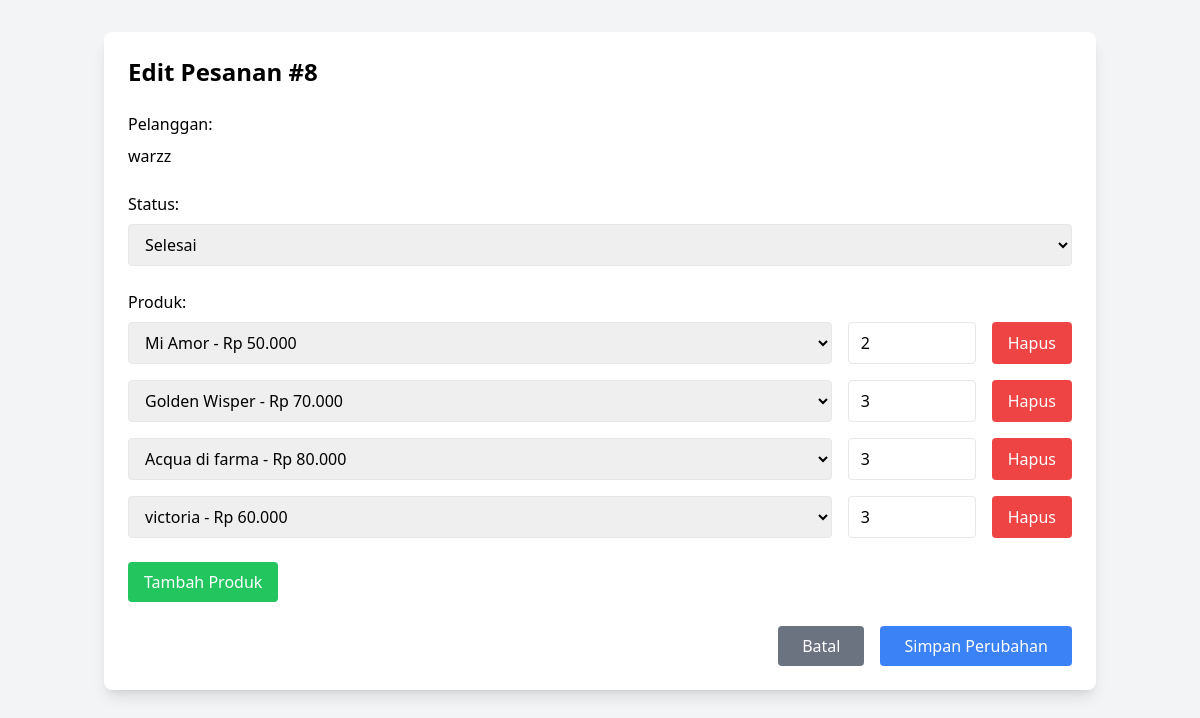
The app's page /admin/edit_pesanan.php?id=8 (signed in) with its own data.
### tables this page shows
CREATE TABLE `pesanan` (
  `id` int(11) NOT NULL,
  `user_id` int(11) NOT NULL,
  `total_harga` decimal(10,2) NOT NULL,
  `status` enum('Diproses','Dikirim','Selesai') DEFAULT 'Diproses',
  `created_at` timestamp NOT NULL DEFAULT CURRENT_TIMESTAMP,
  `updated_at` timestamp NOT NULL DEFAULT CURRENT_TIMESTAMP ON UPDATE CURRENT_TIMESTAMP
);

CREATE TABLE `users` (
  `id` int(11) NOT NULL,
  `nama` varchar(100) NOT NULL,
  `email` varchar(100) NOT NULL,
  `password` varchar(255) NOT NULL,
  `role` enum('admin','kasir','user') NOT NULL DEFAULT 'user',
  `created_at` timestamp NOT NULL DEFAULT CURRENT_TIMESTAMP
);

CREATE TABLE `detail_pesanan` (
  `id` int(11) NOT NULL,
  `pesanan_id` int(11) NOT NULL,
  `produk_id` int(11) NOT NULL,
  `jumlah` int(11) NOT NULL,
  `harga` decimal(10,2) NOT NULL,
  `subtotal` decimal(10,2) NOT NULL
);

CREATE TABLE `produk` (
  `id` int(11) NOT NULL,
  `nama` varchar(100) NOT NULL,
  `deskripsi` text,
  `harga` decimal(10,2) NOT NULL,
  `stok` int(11) NOT NULL,
  `gambar` varchar(255) DEFAULT NULL,
  `created_at` timestamp NOT NULL DEFAULT CURRENT_TIMESTAMP
);

### admin/edit_pesanan.php (the view, shortened to what this page needs)
<?php
require_once '../config/database.php';
if (isset($_GET['id'])) {
    $pesanan_id = $_GET['id'];
    $query = mysqli_query($conn, "
        SELECT p.*, u.nama as nama_pelanggan
        FROM pesanan p
        JOIN users u ON p.user_id = u.id
        WHERE p.id = $pesanan_id
    ");
    $pesanan = mysqli_fetch_assoc($query);
    $detail_query = mysqli_query($conn, "
        SELECT dp.*, pr.nama as nama_produk, pr.harga as harga_produk
        FROM detail_pesanan dp
        JOIN produk pr ON dp.produk_id = pr.id
        WHERE dp.pesanan_id = $pesanan_id
    ");
    $produk_query = mysqli_query($conn, "SELECT * FROM produk WHERE stok > 0");
}
?>
<!DOCTYPE html>
<html lang="en">
<head>
    <script src="https://cdn.tailwindcss.com"></script>
</head>
<body class="bg-gray-100">
    <div class="container mx-auto px-4 py-8">
        <div class="bg-white rounded-lg shadow-lg p-6">
            <h2 class="text-2xl font-bold mb-6">Edit Pesanan #<?php echo $pesanan_id; ?></h2>
            <form method="POST" action="">
                <div class="mb-6">
                    <label class="block mb-2">Pelanggan:</label>
                    <div class="font-medium"><?php echo htmlspecialchars($pesanan['nama_pelanggan']); ?></div>
                </div>
                <div class="mb-6">
                    <label class="block mb-2">Status:</label>
                    <select name="status" class="border rounded px-3 py-2 w-full">
                        <option value="Selesai" <?php echo $pesanan['status'] == 'Selesai' ? 'selected' : ''; ?>>Selesai
                        </option>
                    </select>
                </div>
                <div class="mb-6">
                    <label class="block mb-2">Produk:</label>
                    <div id="produk-container">
                        <?php while ($detail = mysqli_fetch_assoc($detail_query)): ?>
                        <div class="produk-item flex gap-4 mb-4">
                            <select name="produk_id[]" class="border rounded px-3 py-2 flex-1">
                                <?php
                                    mysqli_data_seek($produk_query, 0);
                                    while ($produk = mysqli_fetch_assoc($produk_query)):
                                    ?>
                                <option value="<?php echo $produk['id']; ?>"
                                    <?php echo $produk['id'] == $detail['produk_id'] ? 'selected' : ''; ?>>
                                    <?php echo htmlspecialchars($produk['nama']); ?> -
                                    Rp <?php echo number_format($produk['harga'], 0, ',', '.'); ?>
                                </option>
                                <?php endwhile; ?>
                            </select>
                            <input type="number" name="jumlah[]" value="<?php echo $detail['jumlah']; ?>"
                                class="border rounded px-3 py-2 w-32" min="1">
                            <button type="button" onclick="removeProduk(this)"
                                class="bg-red-500 text-white px-4 py-2 rounded hover:bg-red-600">
                                Hapus
                            </button>
                        </div>
                        <?php endwhile; ?>
                    </div>
                    <button type="button" onclick="addProduk()"
                        class="bg-green-500 text-white px-4 py-2 rounded hover:bg-green-600 mt-2">
                        Tambah Produk
                    </button>
                </div>
                <div class="flex justify-end gap-4">
                    <a href="index.php" class="bg-gray-500 text-white px-6 py-2 rounded hover:bg-gray-600">
                        Batal
                    </a>
                    <button type="submit" name="update_pesanan"
                        class="bg-blue-500 text-white px-6 py-2 rounded hover:bg-blue-600">
                        Simpan Perubahan
                    </button>
                </div>
            </form>
        </div>
    </div>
</body>
</html>

### records on screen
pesanan: user.nama "warzz", status "Selesai"
detail_pesanan: produk.nama "Mi Amor - Rp 50.000", jumlah "2"
detail_pesanan: produk.nama "Golden Wisper - Rp 70.000", jumlah "3"
detail_pesanan: produk.nama "Acqua di farma - Rp 80.000", jumlah "3"
detail_pesanan: produk.nama "victoria - Rp 60.000", jumlah "3"

### other values on screen
$pesanan_id "8"
